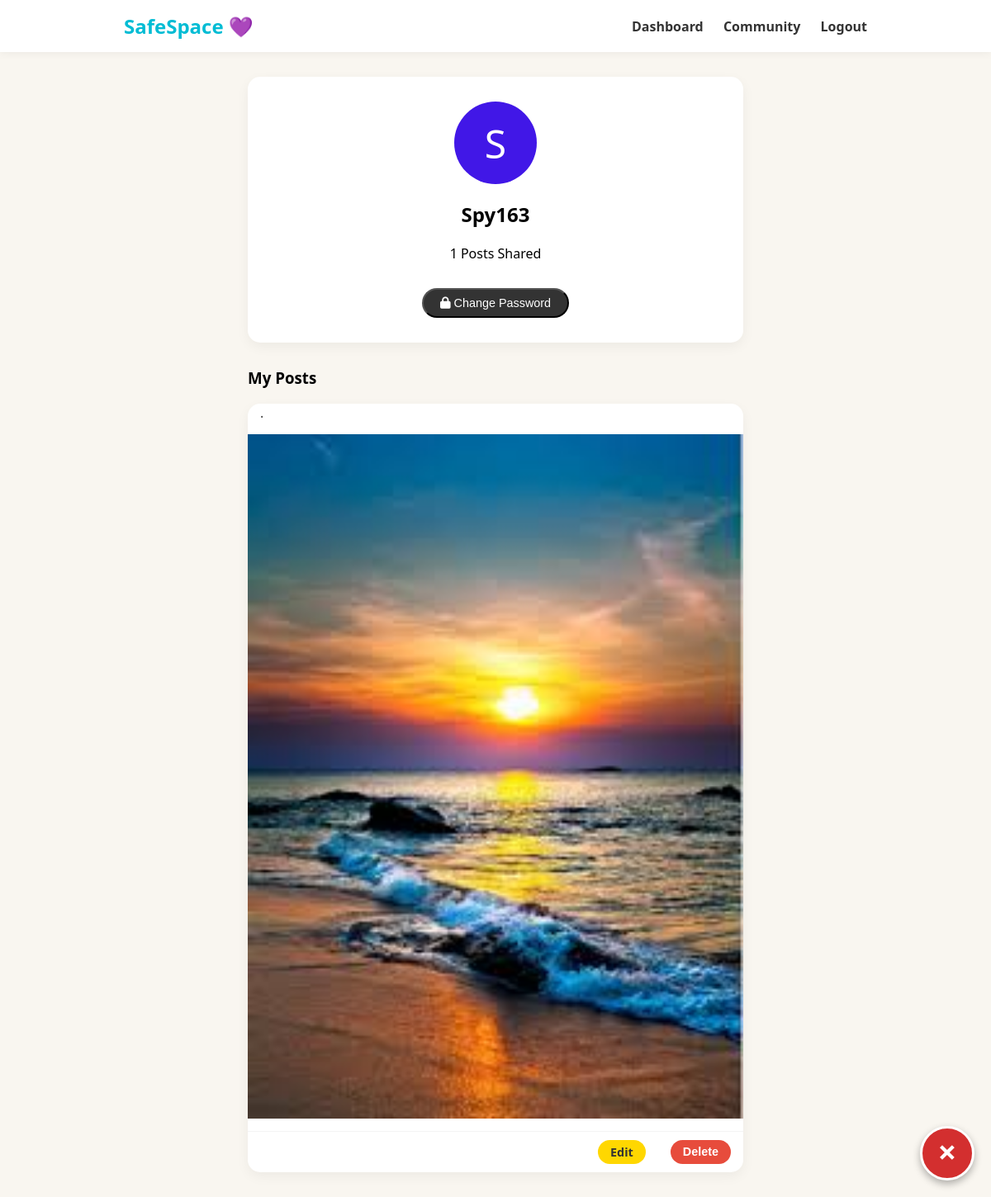
/view/profile.php (signed in), run on the app's committed database.
### tables this page shows
CREATE TABLE `profiles_safespace` (
  `profile_id` int(11) NOT NULL,
  `user_id` int(11) NOT NULL,
  `anonymous_username` varchar(100) NOT NULL,
  `avatar_color` varchar(50) DEFAULT NULL,
  `created_at` timestamp NOT NULL DEFAULT current_timestamp()
);

CREATE TABLE `public_posts_safespace` (
  `post_id` int(11) NOT NULL,
  `profile_id` int(11) NOT NULL,
  `title` varchar(150) DEFAULT NULL,
  `content` text NOT NULL,
  `created_at` timestamp NOT NULL DEFAULT current_timestamp(),
  `updated_at` timestamp NOT NULL DEFAULT current_timestamp() ON UPDATE current_timestamp(),
  `is_flagged` tinyint(1) DEFAULT 0,
  `is_deleted` tinyint(1) DEFAULT 0,
  `image_url` varchar(255) DEFAULT NULL
);

### view/profile.php (the view, shortened to what this page needs)
<?php
require '../db/config.php';
$user_id = $_SESSION['user_id'];
$sql_profile = "SELECT profile_id, anonymous_username, avatar_color FROM profiles_safespace WHERE user_id = ?";
$stmt = $conn->prepare($sql_profile);
$stmt->bind_param("i", $user_id);
$stmt->execute();
$result_profile = $stmt->get_result();
$profile = $result_profile->fetch_assoc();
$posts = [];
if ($profile) {
    $profile_id = $profile['profile_id'];
    $sql_posts = "SELECT * FROM public_posts_safespace WHERE profile_id = ? ORDER BY created_at DESC";
    $stmt = $conn->prepare($sql_posts);
    $stmt->bind_param("i", $profile_id);
    $stmt->execute();
    $result_posts = $stmt->get_result();
    while ($row = $result_posts->fetch_assoc()) {
        $posts[] = $row;
    }
}
?>
<!DOCTYPE html>
<html lang="en">
<head>
    <link rel="stylesheet" href="../assets/css/community.css">
    <link rel="stylesheet" href="https://cdnjs.cloudflare.com/ajax/libs/font-awesome/6.0.0/css/all.min.css">
</head>
<body>
<nav class="navbar">
    <div class="container">
        <h1 class="logo">SafeSpace 💜</h1>
        <div class="nav-links">
            <a href="dashboard.php">Dashboard</a>
            <a href="community.php">Community</a>
            <a href="../actions/logout.php" class="btn-logout">Logout</a>
        </div>
    </div>
</nav>
<div class="container feed-container">
    <div class="profile-header">
        <div class="avatar-large" style="background: <?php echo $profile['avatar_color']; ?>;">
            <?php echo strtoupper(substr($profile['anonymous_username'], 0, 1)); ?>
        </div>
        <h2><?php echo htmlspecialchars($profile['anonymous_username']); ?></h2>
        <p><?php echo count($posts); ?> Posts Shared</p>
        <button onclick="openPasswordModal()" class="btn-password">
            <i class="fas fa-lock"></i> Change Password
        </button>
    </div>
    <h3>My Posts</h3>
    <?php if (count($posts) > 0): ?>
        <?php foreach ($posts as $post): ?>
            <div class="post-card">
                <p class="post-text"><?php echo nl2br(htmlspecialchars($post['content'])); ?></p>
                <?php
                $post_id = $post['post_id'];
                $sql_img = "SELECT image_path FROM post_images_safespace WHERE post_id = $post_id";
                $result_img = $conn->query($sql_img);
                $images = [];
                while($img = $result_img->fetch_assoc()) {
                    $images[] = $img['image_path'];
                }
                ?>
                <?php if (count($images) > 0): ?>
                    <div class="carousel-container">
                        <div class="carousel-slide" id="carousel-<?php echo $post_id; ?>">
                            <?php foreach($images as $index => $image): ?>
                                <img src="../../uploads/<?php echo $image; ?>"
                                     class="carousel-img <?php echo $index === 0 ? 'active' : ''; ?>"
                                     data-index="<?php echo $index; ?>">
                            <?php endforeach; ?>
                        </div>
                    </div>
                <?php endif; ?>
                <div class="post-actions" style="justify-content: flex-end; margin-top: 15px;">
                    <a href="edit_post.php?id=<?php echo $post['post_id']; ?>" class="btn-edit">Edit</a>
                    <button class="btn-delete" onclick="openDeleteModal(<?php echo $post['post_id']; ?>)">Delete</button>
                </div>
            </div>
        <?php endforeach; ?>
    <?php else: ?>
        <p style="text-align:center; color:#888;">You haven't posted anything yet.</p>
    <?php endif; ?>
</div>
<?php include "../utils/exit_button.php" ?>
</body>
</html>

### assets/css/community.css (style rules this page uses)
body { background-color: #F9F6F0; font-family: 'Segoe UI', sans-serif; margin: 0; }
.navbar { background: white; padding: 15px 0; box-shadow: 0 2px 10px rgba(0,0,0,0.05); position: sticky; top: 0; z-index: 100; }
.navbar .container { max-width: 900px; margin: 0 auto; display: flex; justify-content: space-between; align-items: center; padding: 0 20px; }
.logo { color: #00BCD4; margin: 0; }
.nav-links a { text-decoration: none; color: #333; margin-left: 20px; font-weight: bold; }
.feed-container { max-width: 600px; margin: 30px auto; padding: 0 15px; }
.post-card { background: white; border-radius: 15px; box-shadow: 0 5px 15px rgba(0,0,0,0.05); margin-bottom: 25px; overflow: hidden; }
.post-text { padding: 0 15px 15px 15px; margin: 0; color: #444; }
.post-actions { padding: 10px 15px; border-top: 1px solid #f4f4f4; display: flex; gap: 20px; }
.carousel-container { position: relative; width: 100%; height: auto; overflow: hidden; background: #000; }
.carousel-img { width: 100%; height: auto; display: none; }
.carousel-img.active { display: block; }

### view/profile.php (style rules this page uses)
.profile-header { background: white; padding: 30px; text-align: center; border-radius: 15px; margin-bottom: 30px; box-shadow: 0 5px 15px rgba(0,0,0,0.05); }
.avatar-large { width: 100px; height: 100px; border-radius: 50%; margin: 0 auto 15px; display: flex; align-items: center; justify-content: center; font-size: 3rem; color: white; }
.btn-edit { background: #FFD700; color: #333; padding: 5px 15px; border-radius: 15px; text-decoration: none; font-size: 0.9rem; font-weight: bold; margin-right: 10px; }
.btn-delete { background: #e74c3c; color: white; padding: 5px 15px; border-radius: 15px; border: none; font-size: 0.9rem; font-weight: bold; cursor: pointer; }
.btn-password { background: #333; color: white; padding: 8px 20px; border-radius: 20px; text-decoration: none; font-size: 0.9rem; margin-top: 15px; display: inline-block; cursor: pointer; }

### data on the page
profiles_safespace: anonymous_username "S", anonymous_username "Spy163"
public_posts_safespace: content "."

### other printed values
count($posts) "1"
